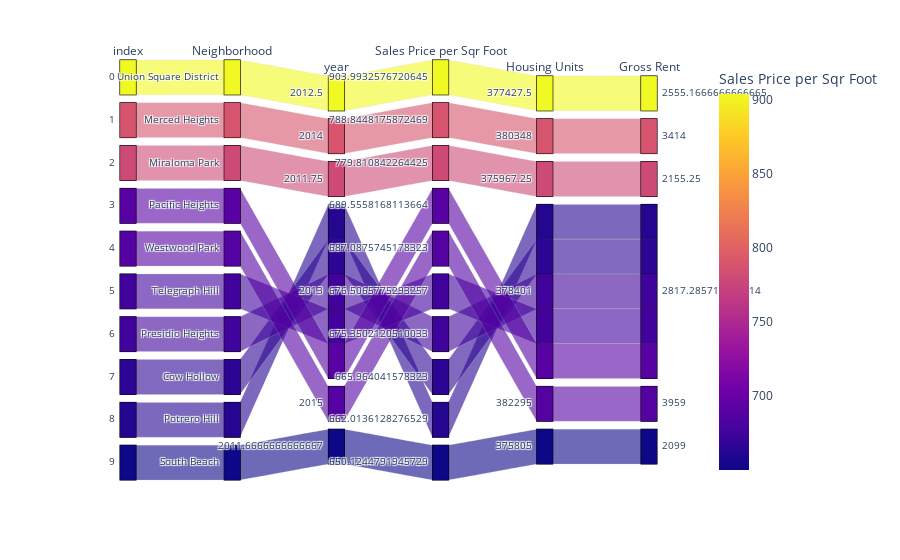

The notebook cell saved with this chart:
### Code cell
# Parallel Categories Plot ********************************
parallel_cat_plot = most_exp_neighborhoods.reset_index()
px.parallel_categories(parallel_cat_plot.head(10), color='Sales Price per Sqr Foot')

### Figure 1 — Plotly figure (JSON) as saved in the notebook; plotly's stock layout.template omitted (floating-point values rounded to 4 significant figures)
{"data": [{"dimensions": [{"label": "index", "values": [0, 1, 2, 3, 4, 5, 6, 7, 8, 9]}, {"label": "Neighborhood", "values": ["Union Square District", "Merced Heights", "Miraloma Park", "Pacific Heights", "Westwood Park", "Telegraph Hill", "Presidio Heights", "Cow Hollow", "Potrero Hill", "South Beach"]}, {"label": "year", "values": [2012.0, 2014, 2012.0, 2013, 2015, 2013, 2013, 2013, 2013, 2012.0]}, {"label": "Sales Price per Sqr Foot", "values": [904.0, 788.8, 779.8, 689.6, 687.1, 676.5, 675.4, 666.0, 662.0, 650.1]}, {"label": "Housing Units", "values": [377400.0, 380348, 376000.0, 378401, 382295, 378401, 378401, 378401, 378401, 375805]}, {"label": "Gross Rent", "values": [2555.0, 3414, 2155.0, 2817.0, 3959, 2817.0, 2817.0, 2817.0, 2817.0, 2099]}], "domain": {"x": [0, 1], "y": [0, 1]}, "line": {"color": [904.0, 788.8, 779.8, 689.6, 687.1, 676.5, 675.4, 666.0, 662.0, 650.1], "coloraxis": "coloraxis"}, "name": "", "type": "parcats"}], "layout": {"coloraxis": {"colorbar": {"title": {"text": "Sales Price per Sqr Foot"}}, "colorscale": [[0, "#0d0887"], [0.1111, "#46039f"], [0.2222, "#7201a8"], [0.3333, "#9c179e"], [0.4444, "#bd3786"], [0.5556, "#d8576b"], [0.6667, "#ed7953"], [0.7778, "#fb9f3a"], [0.8889, "#fdca26"], [1, "#f0f921"]]}, "legend": {"tracegroupgap": 0}, "margin": {"t": 60}}}
